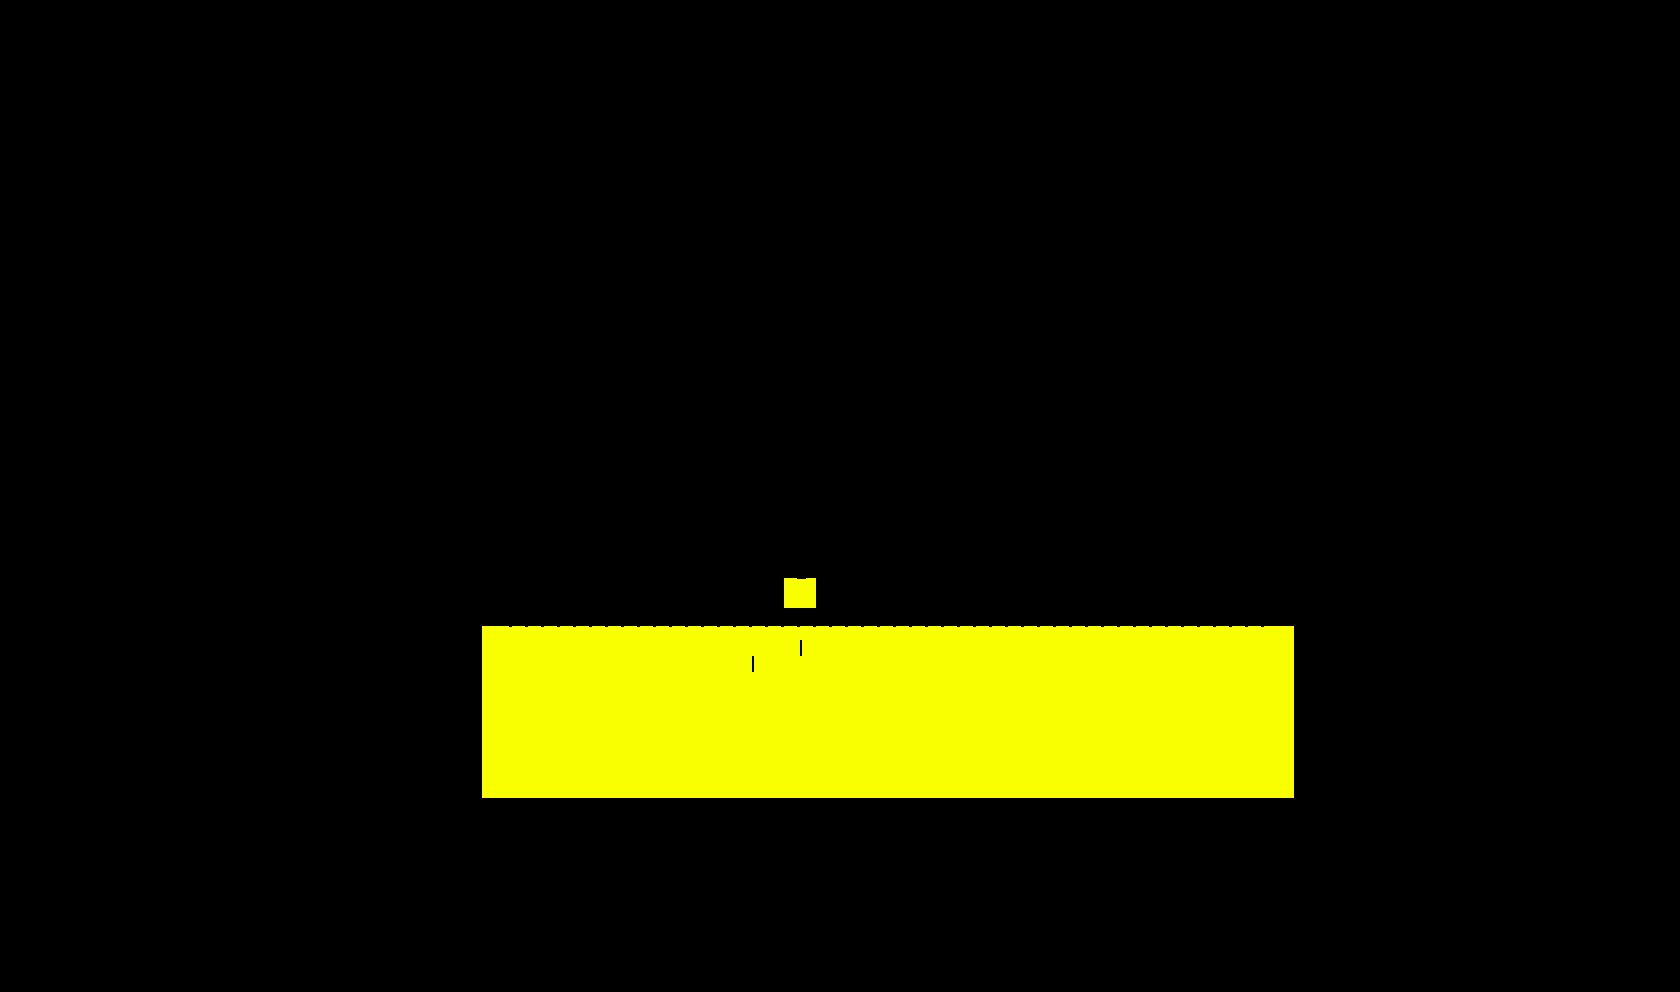

This game map was drawn from its Tiled (.tmx) file and the tilesets committed beside it. A one-line description and the trimmed map source follow:
An orthogonal 105x62 tile map with 16x16 px tiles, 1 tile layer (Calque de Tuiles 1).

<map version="1.5" tiledversion="1.7.0" orientation="orthogonal" renderorder="right-down" width="105" height="62" tilewidth="16" tileheight="16" infinite="0" nextlayerid="2" nextobjectid="1">
 <tileset firstgid="1" source="tiles/tileset_2.tsx" />
 <layer id="1" name="Calque de Tuiles 1" width="105" height="62">
  <data>[6510 cells, 501 non-empty, 9 distinct tile ids]</data>
 </layer>
</map>
